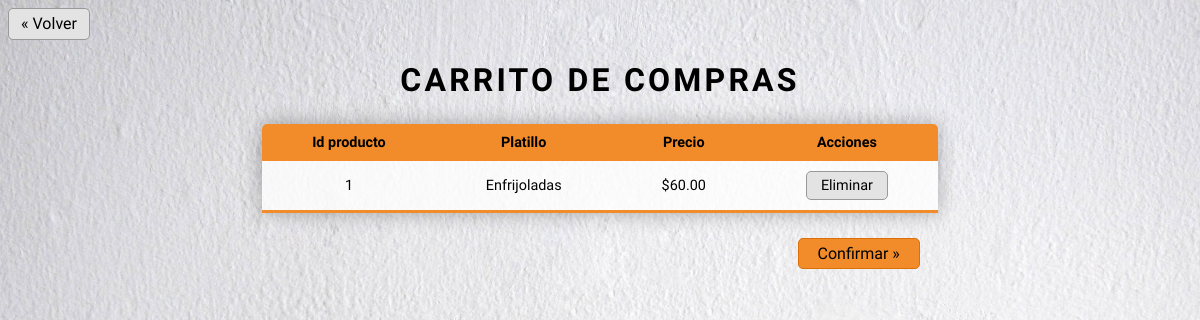
The app's page /carrito/ (signed in), older data.
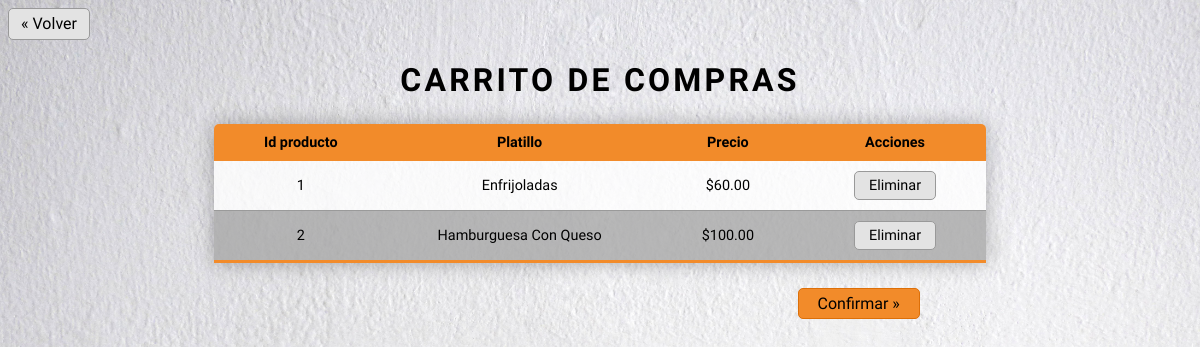
The same page, newer data.
### cliente/models.py (models this page shows, shortened)
class Carrito(models.Model):
    id_platillo_carrito = models.PositiveIntegerField()
    nombre_platillo_carrito = models.CharField(max_length=100)
    id_cliente_carrito = models.PositiveIntegerField()
    precio_platillo_carrito = models.PositiveIntegerField()
    class Meta:
        db_table = 'carrito'
        verbose_name_plural = "Carritos"
        unique_together = (('id_platillo_carrito', 'id_cliente_carrito'))

### cliente/views.py (the view)
# urls.py: path("carrito/", CarritoView, name="carrito"),
@login_required
def CarritoView(request):
    if request.method == 'GET':
        user = request.user
        user_1 = User.objects.get(id=user.id)
        print(user_1)
        cliente = Cliente.objects.filter(user_cliente=user_1).first()
        print(cliente)
        carrito = Carrito.objects.filter(
            id_cliente_carrito=cliente.id_cliente).all()
        context = {'carrito': carrito}
        return render(request, "cliente/checkout.html", context)

### cliente/models.py (called while the page is built)
    def __str__(self):
        return str(self.user_cliente)

### templates/cliente/checkout.html (shortened to what this page needs)
{% load static %}
<!DOCTYPE html>
<html>
<head>
    <link rel="stylesheet" href="{% static 'css/ordenes/tabla_ordenes.css' %}">
    <link rel="stylesheet" href="{% static 'css/cliente/carrito_cliente.css' %}">
</head>
<body>
    <div class="boton">
            <a id="boton-volver" href="{% url 'cliente:ver_menu' %}">&laquo; Volver</a>
    </div>
	<div class="contenedor">
        <h1 id="bienvenida">Carrito de compras</h1>
    	<table class="content-table">
    		<thead>
    			<tr>
    				<td>Id producto</td>
    				<td>Platillo</td>
    				<td>Precio</td>
    				<td>Acciones</td>
    			</tr>
    		</thead>
    		<tbody>
    			{% if carrito %}
    				{% for item in carrito%}
    				<tr>
    					<td>{{item.id_platillo_carrito}}</td>
    					<td>{{item.nombre_platillo_carrito}}</td>
    					<td>${{item.precio_platillo_carrito}}.00</td>
    					<td>
    						<a id="eliminar-carrito" class="boton-carrito" href="{% url 'cliente:item_clear' item.id_platillo_carrito %}">Eliminar</a>
    					</td>
    				</tr>
    				{% endfor %}
    		</tbody>
    	</table>
		{% else %}
			<h1>Aún no agregas ningún platillo</h1>
		{% endif %}
		{% if carrito %}
        <div class="confirmar-contenedor">
            <a class="boton-carrito" id="confirmar-carrito" href="{% url 'cliente:confirmar' %}" >Confirmar &raquo;</a>
        </div>
		{% endif %}
	</div>
</body>
</html>

### static/css/ordenes/tabla_ordenes.css (style rules this page uses)
html, body { font-family: 'Quicksand', sans-serif; overflow:hidden; }
body { -webkit-background-size: cover; -moz-background-size: cover; -o-background-size: cover; background-size: cover; }
h1 { text-align: center; text-transform: uppercase; letter-spacing: .1em; }
a { text-decoration: none; color: inherit; }
.content-table { border-collapse: collapse; border-radius: 5px 5px 0 0; overflow: hidden; margin: 25px auto; font-size: 0.9em; min-width: 400px; box-shadow: 0 0 20px rgba(0, 0, 0, 0.3); }
.content-table thead tr { background-color: #f28b2a; font-weight: bold; text-align: left; }
.content-table td { padding: 10px 25px; }
.content-table tbody tr { border-bottom: 1px solid #9a9a9a; background-color: rgba(255, 255, 255, 0.8); }
.content-table tbody tr:nth-of-type(even) { background-color: rgba(168, 168, 168, 0.8); }
.content-table tbody tr:last-of-type { border-bottom: 3px solid #f28b2a; }
#boton-volver { display: inline-block; background-color: #e3e3e3; border: 1px solid #999999; border-radius: 5px; width: 80px; height: 25px; text-align: center; padding-top: 5px; }

### static/css/cliente/carrito_cliente.css (style rules this page uses)
body { background-image: url("/static/imagenes/Carrito.jpg"); }
.content-table td { padding: 10px 50px; text-align: center; }
.boton-carrito { display: inline-block; background-color: #e3e3e3; border: 1px solid #999999; border-radius: 5px; width: 80px; height: fit-content; text-align: center; padding: 5px 0; }
.confirmar-contenedor { display: flex; justify-content: flex-end; }
#confirmar-carrito { width: 120px; margin-right: 23%; display: flex; justify-content: center; align-items: center; background-color: #f28b2a; border: 1px solid #dd6f08; }

Row changes from the older to the newer data that the page shows:
added Carrito: id_platillo_carrito "2", nombre_platillo_carrito "Hamburguesa Con Queso", precio_platillo_carrito "100"
